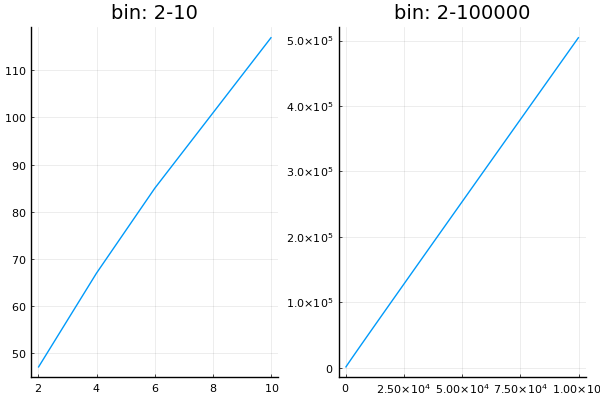

Generate this figure with Julia:
# calculate required particle num for kld sampling

module ParticleNumKld
  using Plots, Distributions
  pyplot()

  function num(epsilon, delta, bin_num)
    return ceil(quantile(Chisq(bin_num), 1-delta)/(2*epsilon))
  end

  function main(is_test=false)
    bs = 2:1:10
    n = [num(0.1, 0.01, b) for b in bs]
    p1 = plot(bs, n, title="bin: 2-10")

    bs = 2:1:100000
    n = [num(0.1, 0.01, b) for b in bs]
    p2 = plot(bs, n, title="bin: 2-100000")

    plot(p1, p2, layout=(1, 2), legend=false)

    if is_test == false
      save_path = joinpath(split(@__FILE__, "src")[1], "src/localization/particle_filter/kld_sampling/particle_num_kld.png")
      savefig(save_path)
    end
  end
end